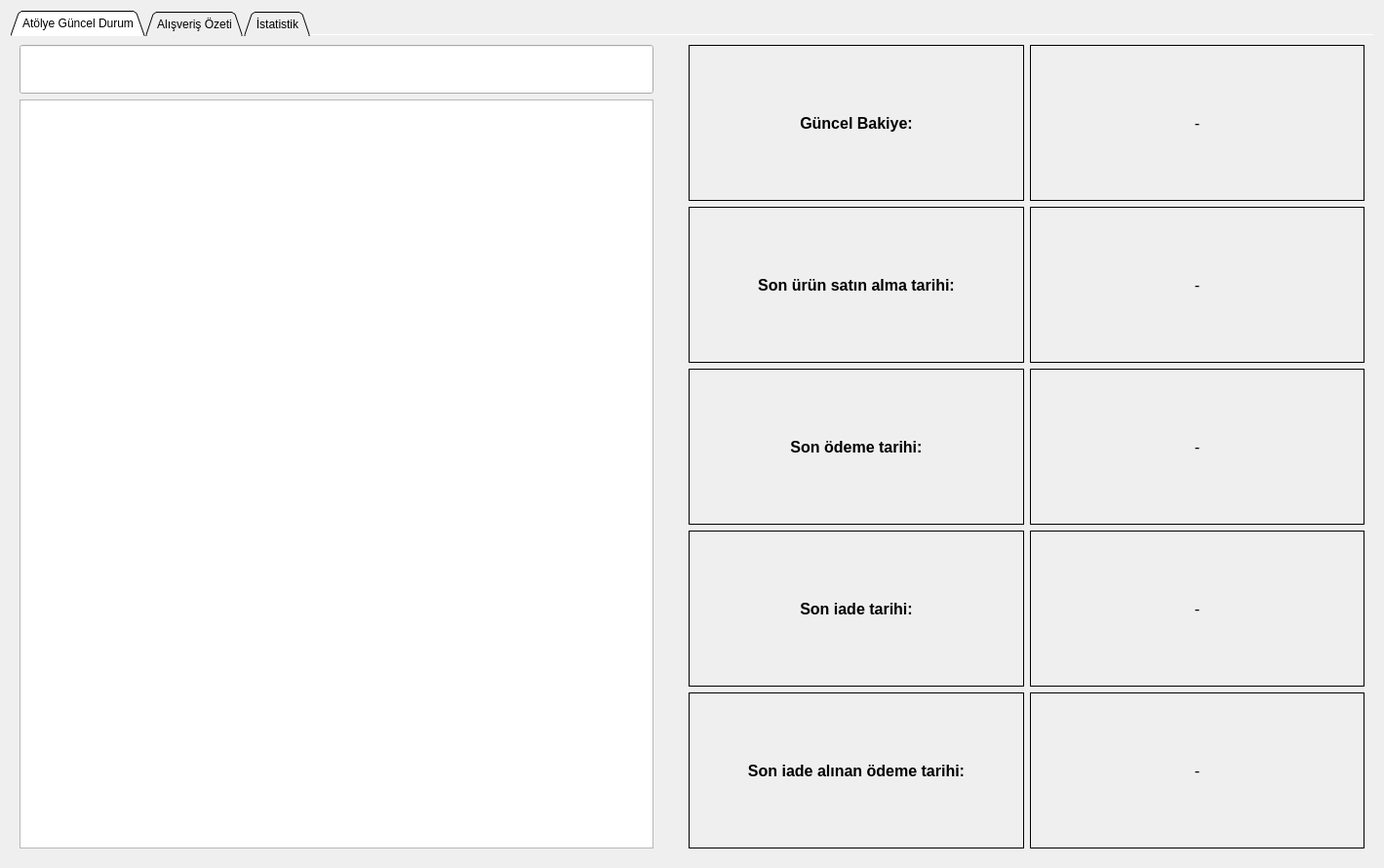
<?xml version="1.0" encoding="UTF-8"?>
<ui version="4.0">
 <class>atolyeGuncelDurum</class>
 <widget class="QWidget" name="atolyeGuncelDurum">
  <property name="geometry">
   <rect>
    <x>0</x>
    <y>0</y>
    <width>1419</width>
    <height>890</height>
   </rect>
  </property>
  <property name="windowTitle">
   <string>Atölye Genel Durum</string>
  </property>
  <layout class="QGridLayout" name="gridLayout">
   <item row="1" column="0">
    <widget class="QTabWidget" name="tabWidget">
     <property name="tabPosition">
      <enum>QTabWidget::North</enum>
     </property>
     <property name="tabShape">
      <enum>QTabWidget::Triangular</enum>
     </property>
     <property name="currentIndex">
      <number>0</number>
     </property>
     <property name="elideMode">
      <enum>Qt::ElideLeft</enum>
     </property>
     <property name="usesScrollButtons">
      <bool>false</bool>
     </property>
     <property name="documentMode">
      <bool>true</bool>
     </property>
     <property name="movable">
      <bool>true</bool>
     </property>
     <widget class="QWidget" name="tab">
      <attribute name="title">
       <string>Atölye Güncel Durum</string>
      </attribute>
      <layout class="QGridLayout" name="gridLayout_2">
       <item row="0" column="0">
        <layout class="QVBoxLayout" name="verticalLayout">
         <item>
          <widget class="QLineEdit" name="lineEdit_Arama">
           <property name="minimumSize">
            <size>
             <width>650</width>
             <height>50</height>
            </size>
           </property>
           <property name="maximumSize">
            <size>
             <width>650</width>
             <height>16777215</height>
            </size>
           </property>
           <property name="font">
            <font>
             <pointsize>10</pointsize>
            </font>
           </property>
          </widget>
         </item>
         <item>
          <widget class="QTableView" name="tableView_Atolyeler">
           <property name="minimumSize">
            <size>
             <width>650</width>
             <height>0</height>
            </size>
           </property>
           <property name="maximumSize">
            <size>
             <width>650</width>
             <height>16777215</height>
            </size>
           </property>
          </widget>
         </item>
        </layout>
       </item>
       <item row="0" column="2">
        <layout class="QVBoxLayout" name="verticalLayout_2">
         <item>
          <widget class="QLabel" name="label">
           <property name="minimumSize">
            <size>
             <width>0</width>
             <height>0</height>
            </size>
           </property>
           <property name="font">
            <font>
             <pointsize>12</pointsize>
             <weight>75</weight>
             <bold>true</bold>
             <underline>false</underline>
            </font>
           </property>
           <property name="focusPolicy">
            <enum>Qt::NoFocus</enum>
           </property>
           <property name="contextMenuPolicy">
            <enum>Qt::DefaultContextMenu</enum>
           </property>
           <property name="frameShape">
            <enum>QFrame::Box</enum>
           </property>
           <property name="text">
            <string>Güncel Bakiye:</string>
           </property>
           <property name="alignment">
            <set>Qt::AlignCenter</set>
           </property>
          </widget>
         </item>
         <item>
          <widget class="QLabel" name="label_3">
           <property name="font">
            <font>
             <pointsize>12</pointsize>
             <weight>75</weight>
             <bold>true</bold>
            </font>
           </property>
           <property name="frameShape">
            <enum>QFrame::Box</enum>
           </property>
           <property name="frameShadow">
            <enum>QFrame::Plain</enum>
           </property>
           <property name="text">
            <string>Son ürün satın alma tarihi:</string>
           </property>
           <property name="alignment">
            <set>Qt::AlignCenter</set>
           </property>
          </widget>
         </item>
         <item>
          <widget class="QLabel" name="label_5">
           <property name="font">
            <font>
             <pointsize>12</pointsize>
             <weight>75</weight>
             <bold>true</bold>
            </font>
           </property>
           <property name="frameShape">
            <enum>QFrame::Box</enum>
           </property>
           <property name="text">
            <string>Son ödeme tarihi:</string>
           </property>
           <property name="alignment">
            <set>Qt::AlignCenter</set>
           </property>
          </widget>
         </item>
         <item>
          <widget class="QLabel" name="label_7">
           <property name="font">
            <font>
             <pointsize>12</pointsize>
             <weight>75</weight>
             <bold>true</bold>
            </font>
           </property>
           <property name="frameShape">
            <enum>QFrame::Box</enum>
           </property>
           <property name="text">
            <string>Son iade tarihi:</string>
           </property>
           <property name="alignment">
            <set>Qt::AlignCenter</set>
           </property>
          </widget>
         </item>
         <item>
          <widget class="QLabel" name="label_8">
           <property name="font">
            <font>
             <pointsize>12</pointsize>
             <weight>75</weight>
             <bold>true</bold>
            </font>
           </property>
           <property name="frameShape">
            <enum>QFrame::Box</enum>
           </property>
           <property name="text">
            <string>Son iade alınan ödeme tarihi:</string>
           </property>
           <property name="alignment">
            <set>Qt::AlignCenter</set>
           </property>
          </widget>
         </item>
        </layout>
       </item>
       <item row="0" column="3">
        <layout class="QVBoxLayout" name="verticalLayout_3">
         <item>
          <widget class="QLabel" name="label_bakiye">
           <property name="minimumSize">
            <size>
             <width>0</width>
             <height>0</height>
            </size>
           </property>
           <property name="font">
            <font>
             <pointsize>12</pointsize>
            </font>
           </property>
           <property name="frameShape">
            <enum>QFrame::Box</enum>
           </property>
           <property name="text">
            <string>-</string>
           </property>
           <property name="alignment">
            <set>Qt::AlignCenter</set>
           </property>
          </widget>
         </item>
         <item>
          <widget class="QLabel" name="label_sonsatis">
           <property name="font">
            <font>
             <pointsize>12</pointsize>
            </font>
           </property>
           <property name="frameShape">
            <enum>QFrame::Box</enum>
           </property>
           <property name="text">
            <string>-</string>
           </property>
           <property name="alignment">
            <set>Qt::AlignCenter</set>
           </property>
          </widget>
         </item>
         <item>
          <widget class="QLabel" name="label_sonodeme">
           <property name="font">
            <font>
             <pointsize>12</pointsize>
            </font>
           </property>
           <property name="frameShape">
            <enum>QFrame::Box</enum>
           </property>
           <property name="text">
            <string>-</string>
           </property>
           <property name="alignment">
            <set>Qt::AlignCenter</set>
           </property>
          </widget>
         </item>
         <item>
          <widget class="QLabel" name="label_soniade">
           <property name="font">
            <font>
             <pointsize>12</pointsize>
            </font>
           </property>
           <property name="frameShape">
            <enum>QFrame::Box</enum>
           </property>
           <property name="text">
            <string>-</string>
           </property>
           <property name="alignment">
            <set>Qt::AlignCenter</set>
           </property>
          </widget>
         </item>
         <item>
          <widget class="QLabel" name="label_soniadeodeme">
           <property name="font">
            <font>
             <pointsize>12</pointsize>
            </font>
           </property>
           <property name="frameShape">
            <enum>QFrame::Box</enum>
           </property>
           <property name="text">
            <string>-</string>
           </property>
           <property name="alignment">
            <set>Qt::AlignCenter</set>
           </property>
          </widget>
         </item>
        </layout>
       </item>
       <item row="0" column="1">
        <spacer name="horizontalSpacer">
         <property name="orientation">
          <enum>Qt::Horizontal</enum>
         </property>
         <property name="sizeType">
          <enum>QSizePolicy::Preferred</enum>
         </property>
         <property name="sizeHint" stdset="0">
          <size>
           <width>30</width>
           <height>20</height>
          </size>
         </property>
        </spacer>
       </item>
      </layout>
     </widget>
     <widget class="QWidget" name="tab_3">
      <attribute name="title">
       <string>Alışveriş Özeti</string>
      </attribute>
      <layout class="QGridLayout" name="gridLayout_4">
       <item row="0" column="0">
        <layout class="QHBoxLayout" name="horizontalLayout">
         <item>
          <widget class="QLineEdit" name="lineEdit">
           <property name="sizePolicy">
            <sizepolicy hsizetype="Expanding" vsizetype="Fixed">
             <horstretch>0</horstretch>
             <verstretch>0</verstretch>
            </sizepolicy>
           </property>
           <property name="minimumSize">
            <size>
             <width>0</width>
             <height>30</height>
            </size>
           </property>
           <property name="maximumSize">
            <size>
             <width>300</width>
             <height>16777215</height>
            </size>
           </property>
          </widget>
         </item>
         <item>
          <widget class="QRadioButton" name="radioButton_3">
           <property name="text">
            <string>Tarihe Göre</string>
           </property>
          </widget>
         </item>
         <item>
          <widget class="QRadioButton" name="radioButton_2">
           <property name="text">
            <string>İşleme Göre</string>
           </property>
          </widget>
         </item>
         <item>
          <widget class="QRadioButton" name="radioButton">
           <property name="text">
            <string>Ürüne Göre</string>
           </property>
          </widget>
         </item>
         <item>
          <spacer name="horizontalSpacer_2">
           <property name="orientation">
            <enum>Qt::Horizontal</enum>
           </property>
           <property name="sizeHint" stdset="0">
            <size>
             <width>40</width>
             <height>20</height>
            </size>
           </property>
          </spacer>
         </item>
        </layout>
       </item>
       <item row="1" column="0">
        <widget class="QTableView" name="table_alisverisozet1"/>
       </item>
      </layout>
     </widget>
     <widget class="QWidget" name="tab_2">
      <attribute name="title">
       <string>İstatistik</string>
      </attribute>
      <layout class="QGridLayout" name="gridLayout_3">
       <item row="0" column="0">
        <layout class="QVBoxLayout" name="verticalLayout_4">
         <property name="sizeConstraint">
          <enum>QLayout::SetDefaultConstraint</enum>
         </property>
         <property name="leftMargin">
          <number>0</number>
         </property>
        </layout>
       </item>
      </layout>
     </widget>
    </widget>
   </item>
  </layout>
 </widget>
 <resources/>
 <connections/>
</ui>
